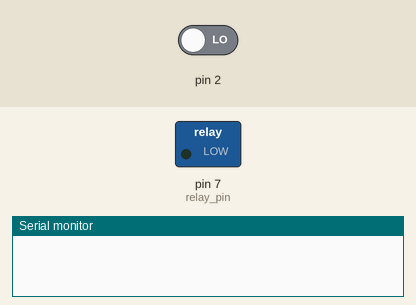
This sketch was run on a simulated Arduino Uno, built with avr-gcc and run on an emulated ATmega328P. Shown: switched loads named in the sketch (green lamp = pin HIGH), the last lines printed to the serial monitor. The test bench sets the inputs (shaded band); at power-on: pin 2 LOW.

Above: at 0.1 s.
At 1.1 s:
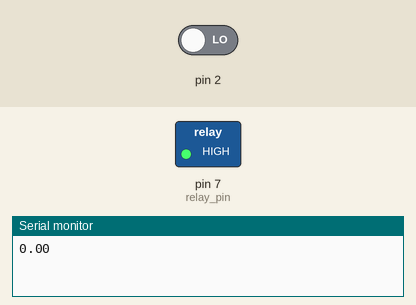
Timing chart, 0 to 2.6 s (numbered marks = the images above):
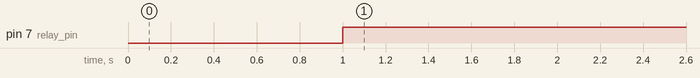

Measured:
- by itself, pin 7 (relay_pin): LOW → HIGH at 1.0 s

The sketch:

AA_PWM.ino
```cpp
double channel=2;
int relay_pin=7;
void setup() {
  pinMode(2,INPUT);
  pinMode(relay_pin,OUTPUT);
  Serial.begin(9600);
}
void loop() {
  channel=pulseIn(2,HIGH);
  Serial.println(channel);
  if(channel<1100){
    digitalWrite(relay_pin,HIGH);
    delay(500);
  }
  else{
    digitalWrite(relay_pin,LOW);
    delay(500);
  }
}
```
